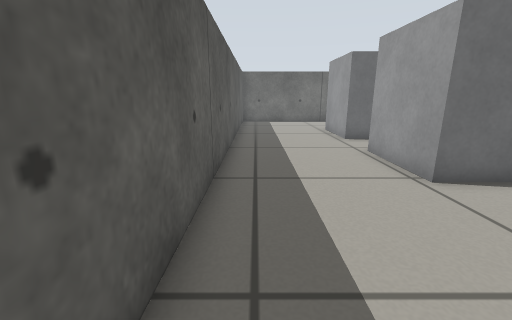
view 1 (above)

17 first-person views from a walk through a Gazebo world. The camera is 0.51 m above the floor, tilts 14° down and sees 90° across. The floor is counted in squares, 0.25 m on a side. Each view is taken from the middle of a square. On the plan, view 1 faces up. The plan holds only what a view shows up to about 16 squares ahead; the rest is blank. The place goes on beyond the plan.

view 2
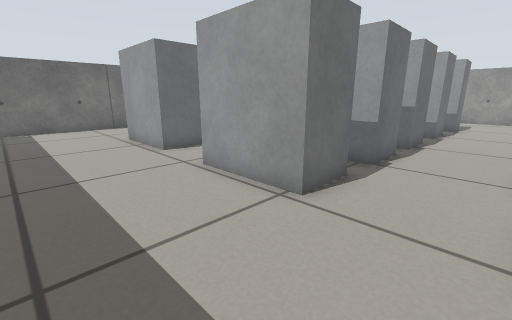

view 3
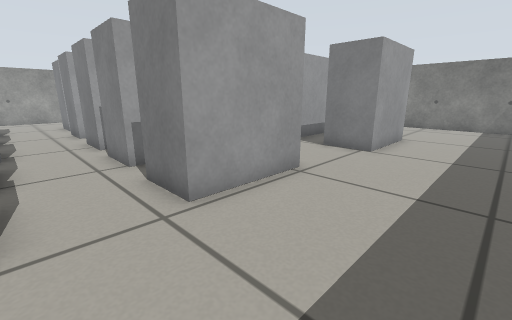

view 4
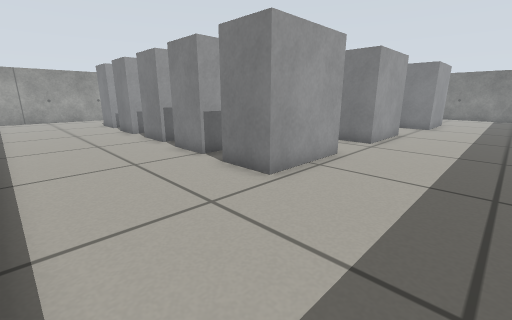

view 5
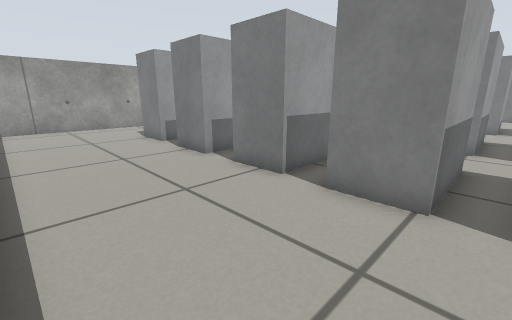

view 6
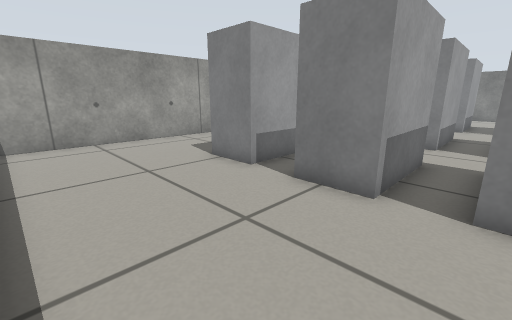

view 7
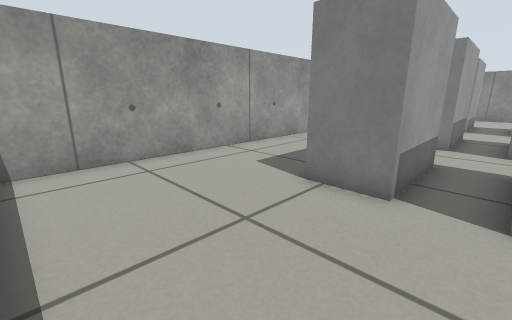

view 8
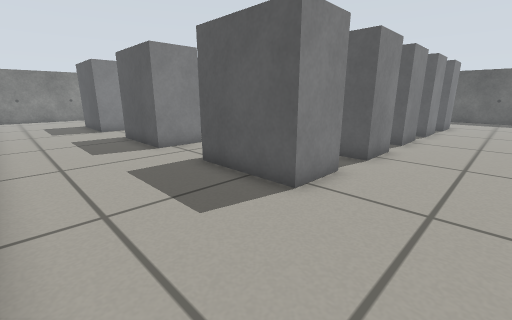

view 9
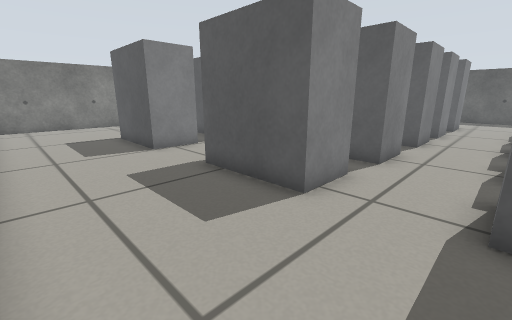

view 10
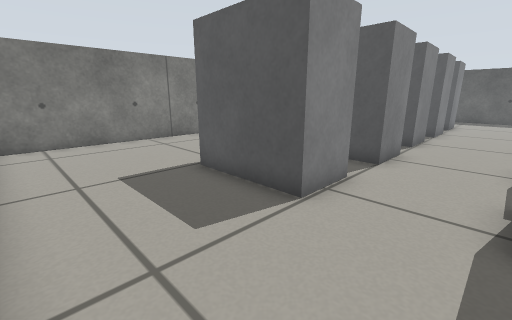

view 11
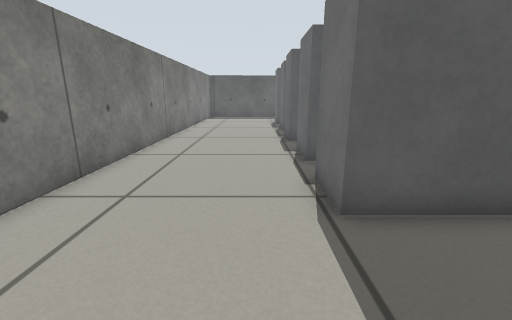

view 12
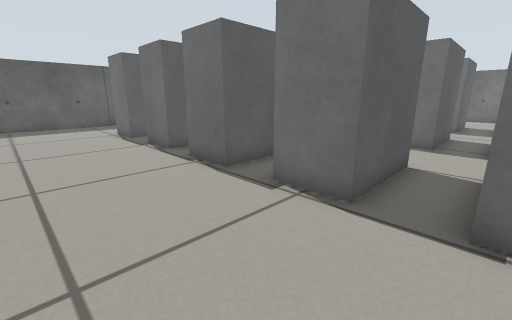

view 13
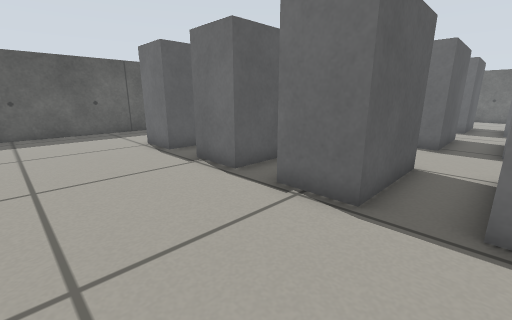

view 14
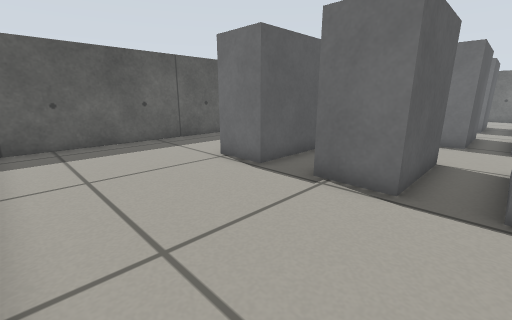

view 15
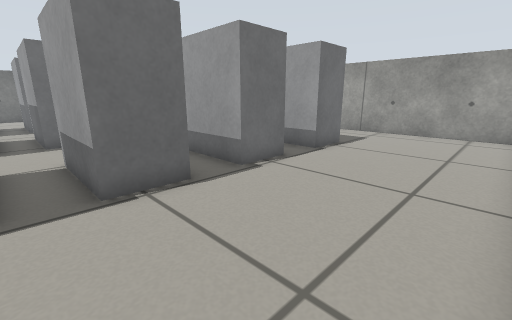

view 16
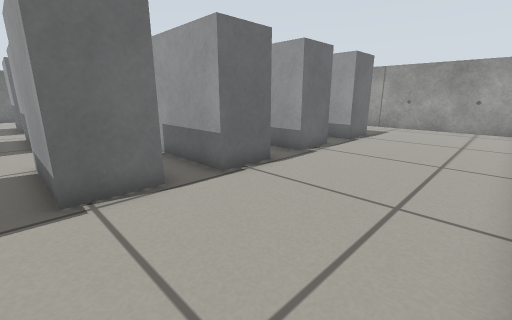

view 17
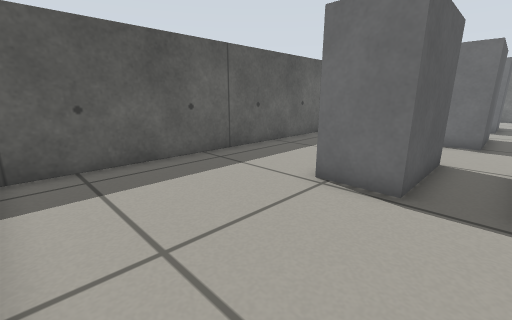

### Floor plan
Key: @ floor where view 1 was taken; # wall or solid block; . floor; B grey box.
Columns run from 1 left of view 1 to 26 right of it. Each row starts with its distance up from view 1.
 22  ######
 21  ..........................#
 20  ..........................#
 19  ..........................#
 18  ..........................#
 17  ..........................#
 16 #....BBB.BBB.BB.BB..BB.....#
 15 #....B B.B BB B.B B.BB.....#
 14 #....B B.B BB B.B B.BB.....#
 13 #....BBB.B BB B.B B.BB.....#
 12 #........BB..BB.BB..BB.....#
 11 #..........................#
 10 #..........................#
  9 #....BBB.BBBBBB.BBB.BB.....#
  8 #....B B.B BB B.B B.BB.....#
  7 #....B B.B BB B.B B.BB.....
  6 #....BBB.BBBBBB.BBB.BB.....
  5 #..........................
  4 #..........................
  3 #..........................
  2 #....BBB.BB.BBB.BBB.BBB....
  1 #....B B.BB.B B.B B.B B....#
  0 #@...B B.BB.B B.B B.B B....#
 -1 #....BBB.BB.BBB.BBB.BBB....#
 -2 #..........................#
 -3 #..........................#
 -4 #..........................#
 -5 #..........................#
 -6 #..........................#
 -7 #..........................#
 -8 ######   ###################

Positions as (right, up) in squares from view 1, and headings:
1: (0, 0), facing up
2: (0, 3), facing up-right
3: (0, 12), facing down-right
4: (0, 21), facing down-right
5: (7, 21), facing down-right
6: (13, 21), facing down-right
7: (17, 21), facing down-right
8: (25, 19), facing down-left
9: (25, 12), facing down-left
10: (25, 5), facing down-left
11: (25, -3), facing left
12: (19, -6), facing up-left
13: (15, -6), facing up-left
14: (11, -7), facing up-left
15: (10, -7), facing up-right
16: (7, -7), facing up-right
17: (7, -7), facing up-left
